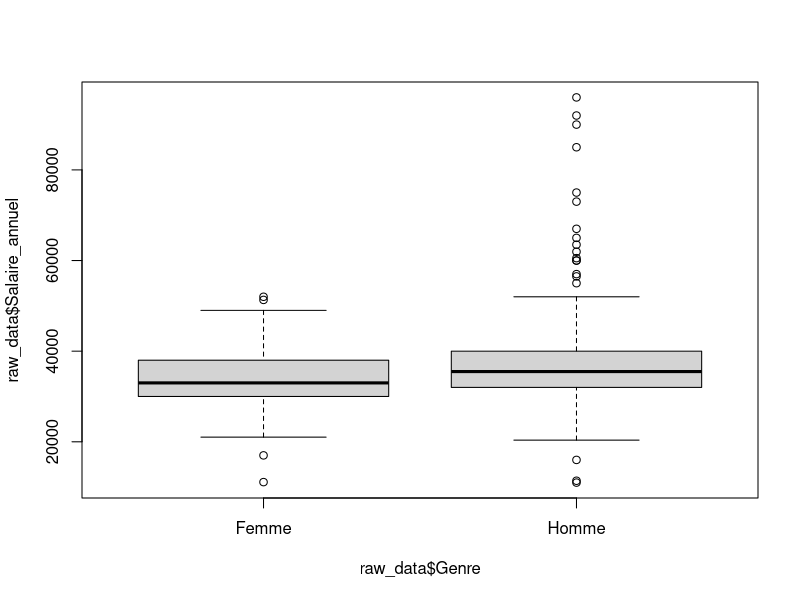
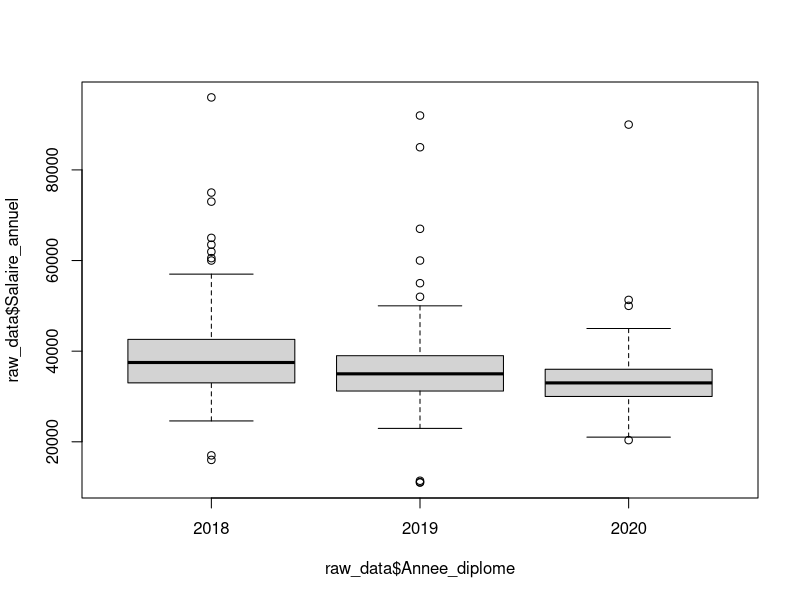
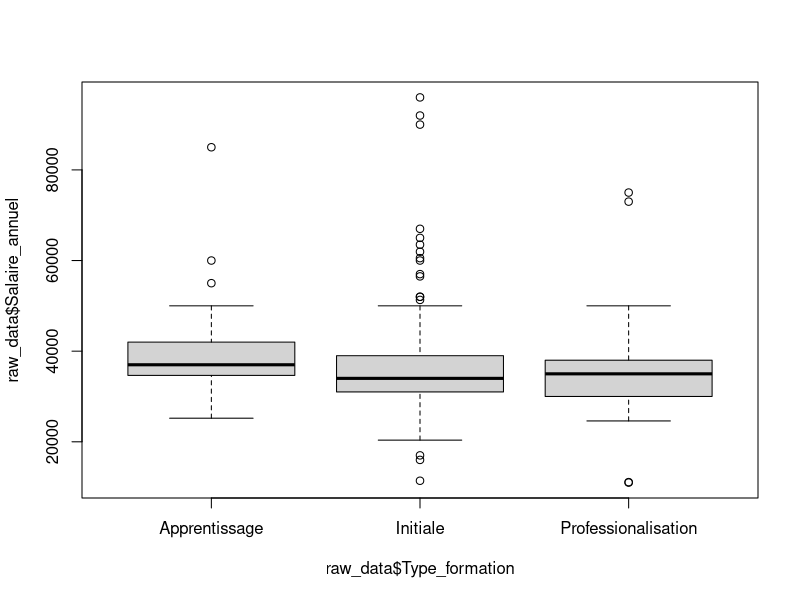
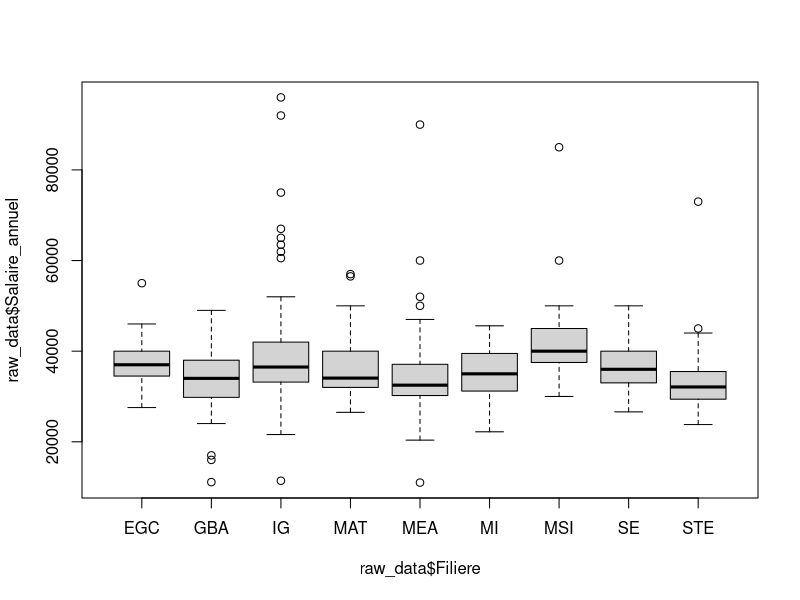
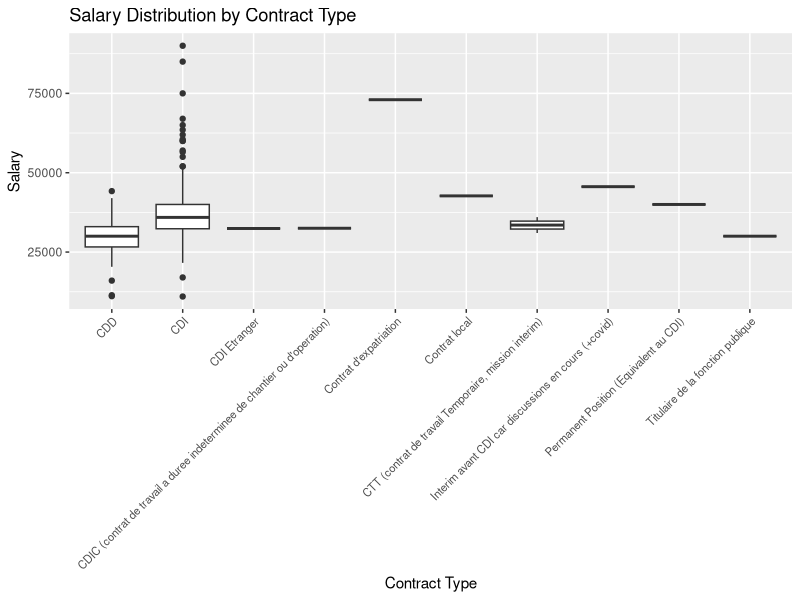
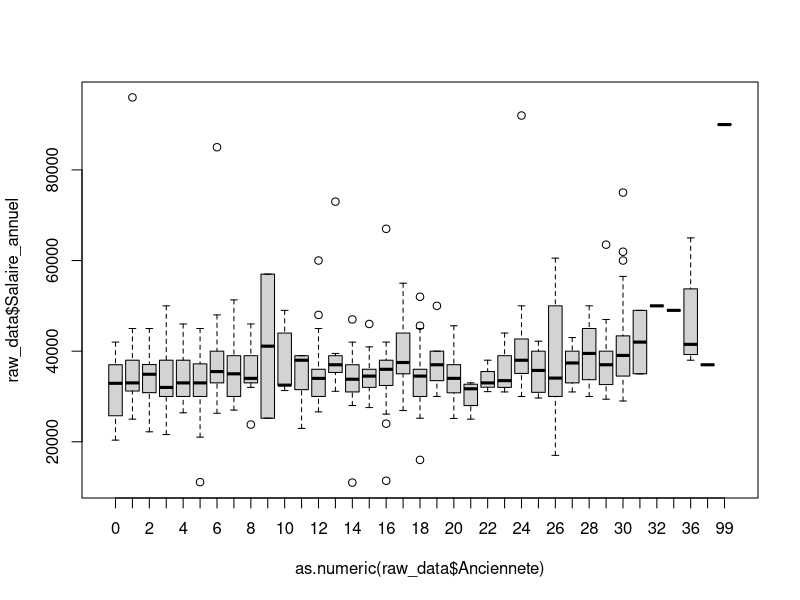
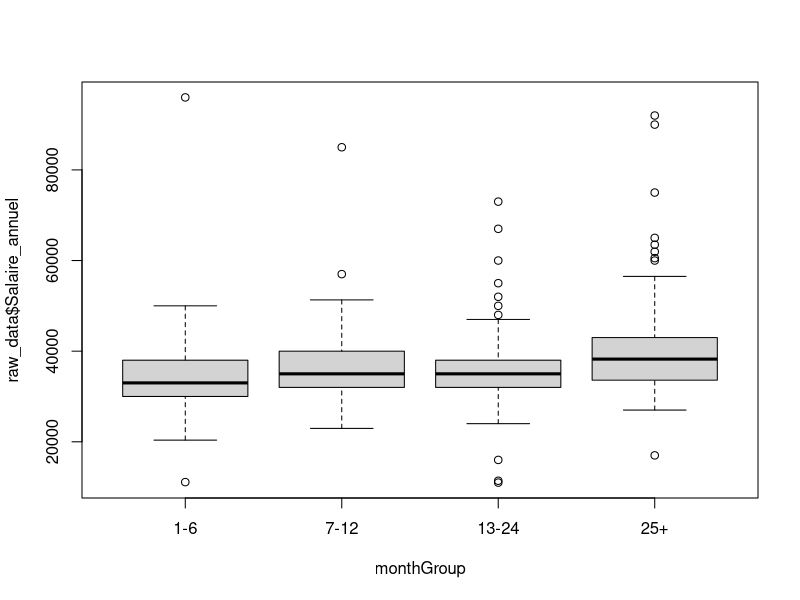
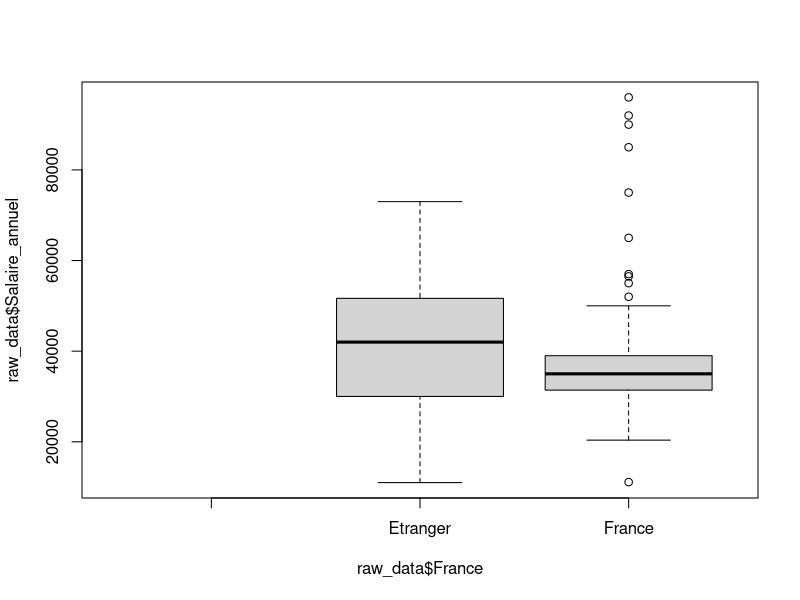

Write the R code that produced these figures, in order.
## ---- chunk 1
if (!requireNamespace("ggplot2", quietly = TRUE)) {
  install.packages("ggplot2")
}
library(ggplot2)
## ---- chunk 2
# Trying ISO-8859-1
raw_data <- read.csv("data/data_2021.csv", sep = ",")
## ---- chunk 3
# Lists specifying which columns to convert to factors and numeric
factor_cols <- c("Date", "Identifiant", "Genre", "Annee_diplome","Type_formation","Filiere","Situation","Secteur","Nature_contrat", "France","Region", "Pays", "Taille_entreprise", "Nom_entreprise", "Departement", "Intitule_poste")
numeric_cols <- c("Anciennete", "Salaire_annuel")

# Convert columns to factors
raw_data[factor_cols] <- lapply(raw_data[factor_cols], as.factor)

# Convert columns to numeric
raw_data[numeric_cols] <- lapply(raw_data[numeric_cols], as.numeric)
## ---- chunk 4
remove_rows_by_value <- function(data, column_name, value_to_remove) {
  data_filtered <- subset(data, !(data[[column_name]] == value_to_remove))
  return(data_filtered)
}
## ---- chunk 5
boxplot(raw_data$Salaire_annuel ~ raw_data$Genre)
## ---- chunk 6
boxplot(raw_data$Salaire_annuel ~ raw_data$Annee_diplome)
## ---- chunk 7
boxplot(raw_data$Salaire_annuel ~ raw_data$Type_formation)
## ---- chunk 8
boxplot(raw_data$Salaire_annuel ~ raw_data$Filiere)
## ---- chunk 9
filtered_data <- remove_rows_by_value(raw_data, "Situation", "En recherche emploi")
filtered_data <- remove_rows_by_value(filtered_data, "Situation", "En poursuite d'études (hors thèse) / en formation")
filtered_data <- remove_rows_by_value(filtered_data, "Situation", "These")
filtered_data <- remove_rows_by_value(filtered_data, "Situation", "Sans activité") 
filtered_data <- remove_rows_by_value(filtered_data, "Situation", "Volontariat")
filtered_data <- remove_rows_by_value(filtered_data, "Situation", "En création d'entreprise /reprise d'entreprise")
filtered_data <- remove_rows_by_value(filtered_data, "Situation", "Etudes")

activite_data <- filtered_data
## ---- chunk 10


# Filtrage de certains contrat peu représentatif
filtered_data <- remove_rows_by_value(activite_data, "Nature_contrat", "Service à la personne (cours particulier de mathématiques via Acadomia)")
filtered_data <- remove_rows_by_value(filtered_data, "Nature_contrat", "")

ggplot(filtered_data, aes(x = Nature_contrat, y = Salaire_annuel)) +
  geom_boxplot() +
  theme(axis.text.x = element_text(angle = 45, hjust = 1, size = 8)) +
  labs(title = "Salary Distribution by Contract Type", x = "Contract Type", y = "Salary")

## ---- chunk 11



ordered_data <- raw_data[order(as.numeric(raw_data$Anciennete)), ]

boxplot(raw_data$Salaire_annuel ~ as.numeric(raw_data$Anciennete), data = ordered_data)
## ---- chunk 12
monthGroup <- cut(as.numeric(raw_data$Anciennete),
                               breaks = c(0, 6, 12, 24, Inf),
                               labels = c("1-6", "7-12", "13-24", "25+"),
                               right = FALSE)


boxplot(raw_data$Salaire_annuel ~ monthGroup, data = raw_data)
## ---- chunk 13
boxplot(raw_data$Salaire_annuel ~ raw_data$France)
## ---- chunk 14
raw_data_filtered <- raw_data[complete.cases(raw_data$Pays) & raw_data$Pays != "" & !grepl("^\\s*$", raw_data$Pays) & !is.na(raw_data$Salaire_annuel), ]


median_salaries <- tapply(raw_data_filtered$Salaire_annuel, raw_data_filtered$Pays, median)
median_order <- names(sort(median_salaries))

emploiFactor <- factor(raw_data_filtered$Pays, levels = median_order)



ggplot(raw_data_filtered, aes(x = emploiFactor, y = Salaire_annuel)) +
  geom_boxplot(na.rm = TRUE) +
  theme(axis.text.x = element_text(angle = 45, hjust = 1, size = 8)) +
  labs(title = "Salary Distribution by Country", x = "Country", y = "Salary")
## ---- chunk 15
# Remove rows with non-finite values in Salaire_annuel
raw_data <- raw_data[!is.na(raw_data$Salaire_annuel) & is.finite(raw_data$Salaire_annuel), ]

# Remove rows with non-finite values in other numeric columns if needed
# raw_data <- raw_data[complete.cases(raw_data[, numeric_cols]), ]


ordered_regions <- names(sort(tapply(raw_data$Salaire_annuel, raw_data$Region, median)))


# Plotting the distribution of salaries based on region
ggplot(raw_data, aes(x = Region, y = Salaire_annuel)) +
  geom_boxplot() +
  theme(axis.text.x = element_text(angle = 45, hjust = 1)) +
  scale_x_discrete(limits = ordered_regions)+
  labs(title = "Distribution des salaires en fonction de la région",
       x = "Région",
       y = "Salaire Annuel")

## ---- chunk 16
# Order the regions based on the median salary
ordered_departments <- names(sort(tapply(raw_data$Salaire_annuel, raw_data$Departement, median)))

# Select the top 10 departments
top_10_departments <- head(ordered_departments, 10)

# Plotting the distribution of salaries based on region with ordered x-axis
ggplot(raw_data, aes(x = reorder(Departement, Salaire_annuel, FUN = median), y = Salaire_annuel)) +
  geom_boxplot() +
  labs(title = "Distribution des salaires en fonction du département",
       x = "Région",
       y = "Salaire Annuel") +
  theme_minimal() +
  theme(axis.text.x = element_text(angle = 45, hjust = 1)) +
  scale_x_discrete(limits = top_10_departments)
